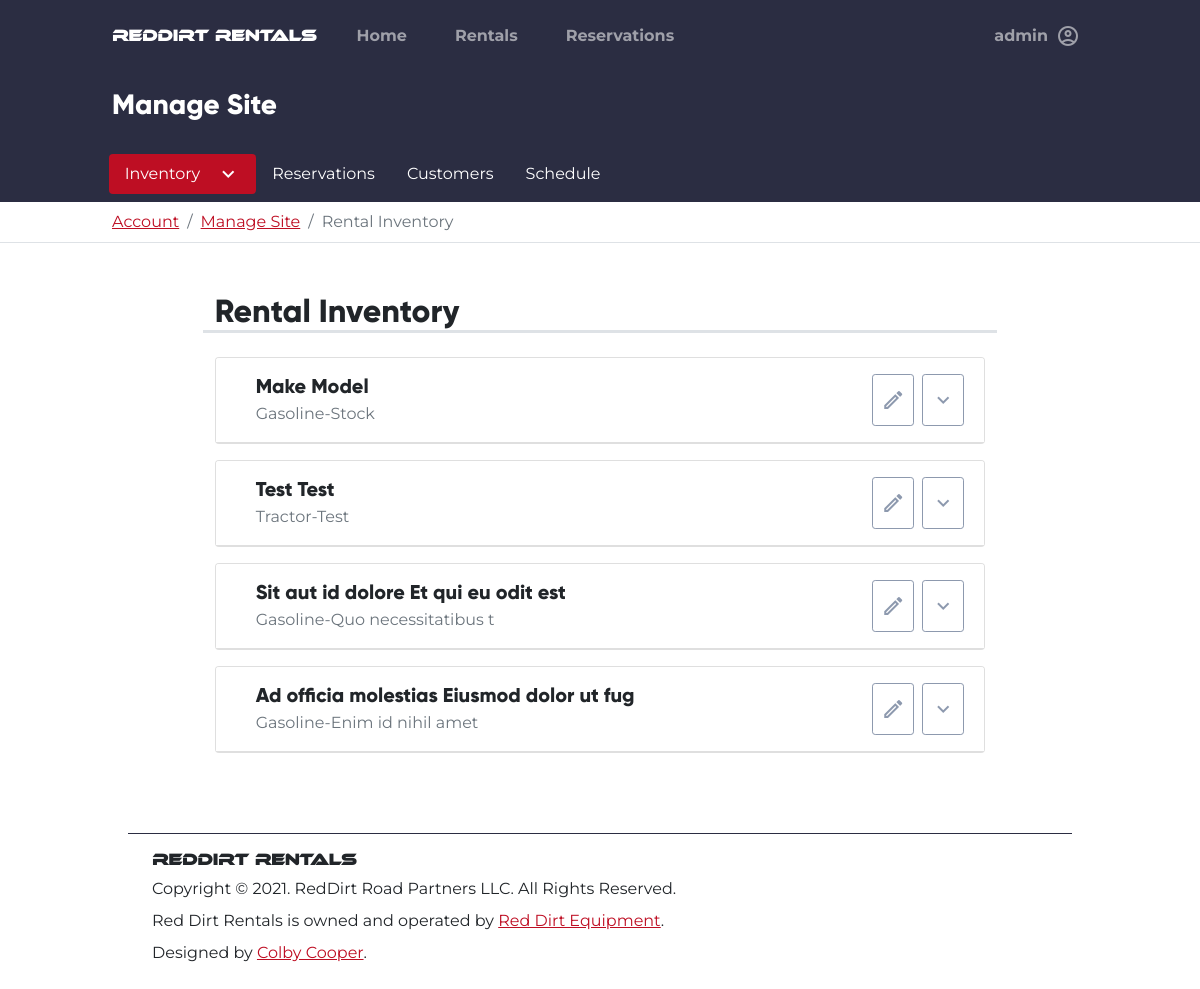
/admin/inventory (signed in), run on an earlier commit of the app's database.
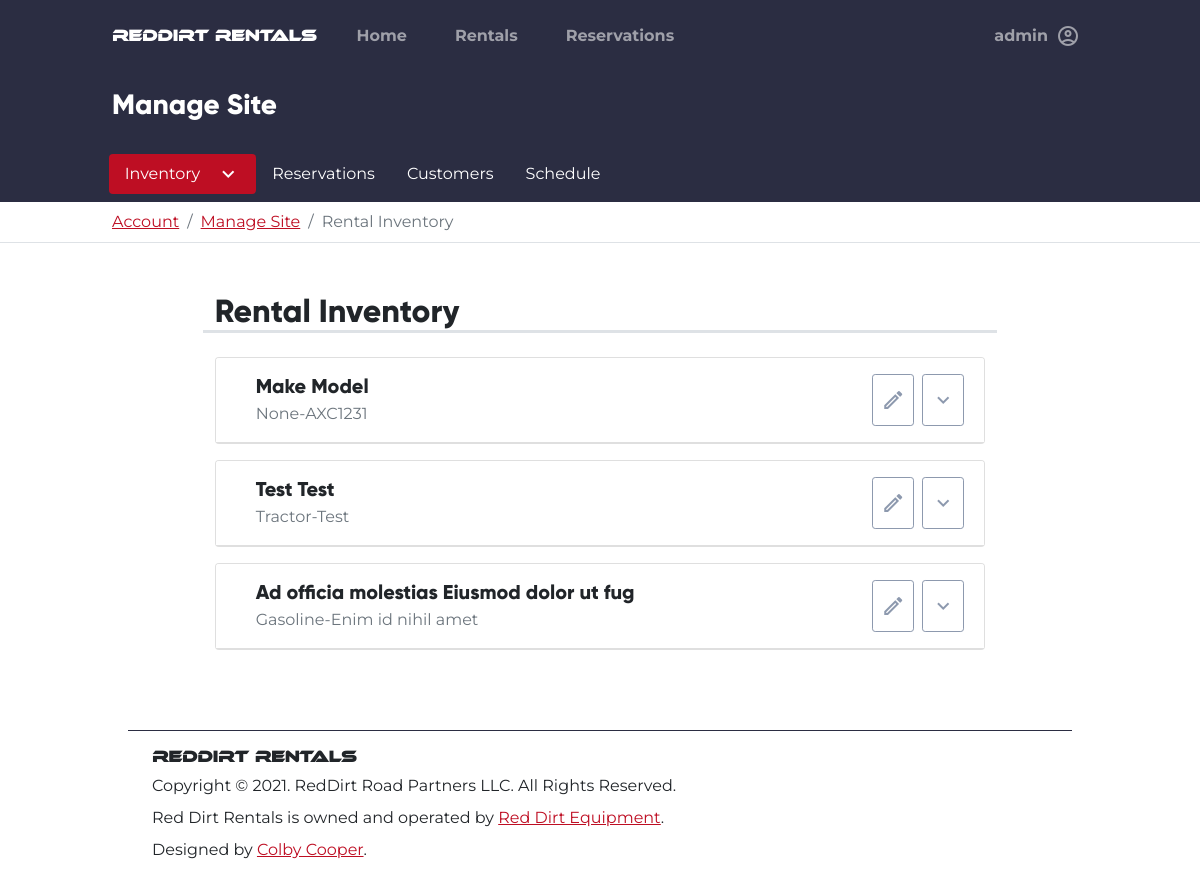
And on a later commit of the database.
### tables this page shows
CREATE TABLE inventory (
    id INTEGER PRIMARY KEY AUTOINCREMENT,
    category TEXT,
    make TEXT,
    model TEXT,
    fuel_type TEXT,
    horsepower TEXT, 
    deck_size TEXT,
    implements TEXT,
    stock TEXT,
    drive TEXT,
    rate FLOAT,
    image_paths BLOB,
    job_category TEXT,
    price_range TEXT, 
    is_available INTEGER DEFAULT 1,
    available_on DATE,
    rented_by TEXT,
    rent_queue TEXT,
    is_shown INTEGER DEFAULT 1,
    description TEXT,
    features TEXT
);

### rentals_app/admin.py (the view)
@admin.route("/inventory")
@login_required
@admin_only
def inventory():
    con, cur = helpers.connect_to_db()
    ids = list(cur.execute("SELECT id FROM inventory;").fetchall())
    rentals = []
    for id_list in ids:
        for id in id_list:
            rentals.append(Rental().find_rental(id))
    for rental in rentals:
        rental.implements = list(
            rental.implements.replace("[", "")
            .replace("]", "")
            .replace("'", "")
            .split(",")
        )
        rental.image_paths = list(
            rental.image_paths.replace("[", "")
            .replace("]", "")
            .replace("'", "")
            .split(",")
        )
    reservations = list(cur.execute("SELECT * FROM reservations;").fetchall())
    con.close()
    return render_template(
        "admin/index.html", rentals=rentals, reservations=reservations
    )

### rentals_app/auth.py (called while the page is built)
@auth.before_app_request
def fetch_current_user():
    userid = session.get("userid")
    if userid is None:
        g.user = None
    else:
        g.user = User.find_user(userid)

def login_required(view):
    @functools.wraps(view)
    def wrapped_view(**kwargs):
        if g.user is None:
            return redirect(url_for("auth.login"))
        return view(**kwargs)
    return wrapped_view

def admin_only(view):
    @functools.wraps(view)
    def wrapped_view(**kwargs):
        if g.user is None:
            return redirect(url_for("auth.login"))
        if g.user is not None and g.user.groups != "admin":
            session.clear()
            return redirect(render_template("errors/401.html"))
        return view(**kwargs)
    return wrapped_view

### rentals_app/helpers.py (called while the page is built)
def connect_to_db():
    con = sqlite3.connect(DB_PATH)
    return con, con.cursor()

### rentals_app/templates/admin/index.html (shortened to what the changed rows need)
{% extends "base.html" %}
{% block content %}
<div class="container-fluid p-3 mb-3"
     id="inventory_tab_content">
    <div class="row">
        <div class="col-md-8 mx-auto">
            <div class="row col-auto">
                <h2 class="border-bottom border-3">Rental Inventory</h2>
            </div>
            {% for rental in rentals %}
            <div class="card my-3"
                 id="inventory-panel-{{ rental.rental_id }}">
                <div class="card-header bg-white d-flex flex-row p-3 ">
                    <div class="container">
                        <h5 class="card-title fw-bold">
                            {{ rental.make }} {{ rental.model }}
                        </h5>
                        <p class="card-subtitle ff-primary text-muted">{{rental.category}}-{{rental.stock}}</p>
                    </div>
                    <a class="btn btn-outline-secondary btn-sm d-flex align-items-center mx-1"
                       href="{{ url_for( 'admin.details', id=rental.rental_id) }} ">
                        <span class="material-icons-outlined">
                        </span>
                    </a>
                    <a class="btn btn-outline-secondary btn-sm d-flex align-items-center mx-1"
                       data-bs-toggle="collapse"
                       href="#collapse_rental_{{rental.rental_id}}"
                       aria-expanded="false"
                       aria-controls="collapse_rental_{{rental.rental_id}}">
                        <span class="material-icons-outlined">
                        </span>
                    </a>
                </div>
            </div>
            {% endfor %}
        </div>
    </div>
</div>
{% endblock %}

What changed in the data, as far as the page shows it:
removed inventory: make "Sit aut id dolore", model "Et qui eu odit est", category "Gasoline", stock "Quo necessitatibus t"
changed inventory "Make": category "Gasoline" → "None"; stock "Stock" → "AXC1231"
